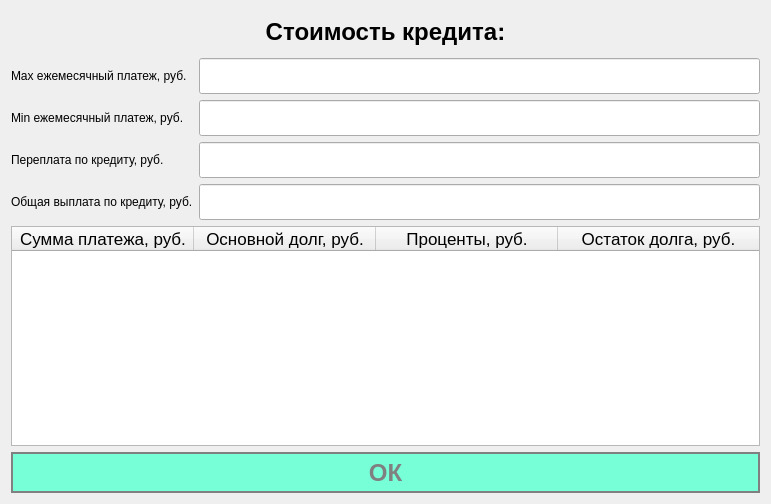
<?xml version="1.0" encoding="UTF-8"?>
<ui version="4.0">
 <class>Differ</class>
 <widget class="QWidget" name="Differ">
  <property name="geometry">
   <rect>
    <x>0</x>
    <y>0</y>
    <width>771</width>
    <height>500</height>
   </rect>
  </property>
  <property name="sizePolicy">
   <sizepolicy hsizetype="Minimum" vsizetype="Minimum">
    <horstretch>0</horstretch>
    <verstretch>0</verstretch>
   </sizepolicy>
  </property>
  <property name="windowTitle">
   <string>Form</string>
  </property>
  <layout class="QHBoxLayout" name="horizontalLayout">
   <item>
    <layout class="QGridLayout" name="gridLayout">
     <item row="0" column="0" colspan="2">
      <widget class="QLabel" name="label_7">
       <property name="minimumSize">
        <size>
         <width>0</width>
         <height>41</height>
        </size>
       </property>
       <property name="maximumSize">
        <size>
         <width>16777215</width>
         <height>55</height>
        </size>
       </property>
       <property name="font">
        <font>
         <pointsize>18</pointsize>
         <bold>true</bold>
        </font>
       </property>
       <property name="text">
        <string>Стоимость кредита:</string>
       </property>
       <property name="alignment">
        <set>Qt::AlignCenter</set>
       </property>
      </widget>
     </item>
     <item row="1" column="0">
      <layout class="QVBoxLayout" name="verticalLayout_4">
       <item>
        <widget class="QLabel" name="label_4">
         <property name="text">
          <string>Max ежемесячный платеж, руб.</string>
         </property>
        </widget>
       </item>
       <item>
        <widget class="QLabel" name="label_5">
         <property name="text">
          <string>Min ежемесячный платеж, руб.</string>
         </property>
        </widget>
       </item>
       <item>
        <widget class="QLabel" name="label_6">
         <property name="text">
          <string>Переплата по кредиту, руб.</string>
         </property>
        </widget>
       </item>
       <item>
        <widget class="QLabel" name="label_9">
         <property name="text">
          <string>Общая выплата по кредиту, руб.</string>
         </property>
        </widget>
       </item>
      </layout>
     </item>
     <item row="1" column="1">
      <layout class="QVBoxLayout" name="verticalLayout_3">
       <item>
        <widget class="QLineEdit" name="lineEdit_platMax">
         <property name="font">
          <font>
           <pointsize>18</pointsize>
          </font>
         </property>
         <property name="styleSheet">
          <string notr="true">QLineEdit {

border: 2px solid gray;
}

background-color: white;</string>
         </property>
         <property name="readOnly">
          <bool>true</bool>
         </property>
        </widget>
       </item>
       <item>
        <widget class="QLineEdit" name="lineEdit_platMin">
         <property name="font">
          <font>
           <pointsize>18</pointsize>
          </font>
         </property>
         <property name="styleSheet">
          <string notr="true">QLineEdit {

border: 2px solid gray;
}

background-color: white;</string>
         </property>
         <property name="readOnly">
          <bool>true</bool>
         </property>
        </widget>
       </item>
       <item>
        <widget class="QLineEdit" name="lineEdit_overPlat">
         <property name="font">
          <font>
           <pointsize>18</pointsize>
          </font>
         </property>
         <property name="styleSheet">
          <string notr="true">QLineEdit {

border: 2px solid gray;
}

background-color: white;</string>
         </property>
         <property name="readOnly">
          <bool>true</bool>
         </property>
        </widget>
       </item>
       <item>
        <widget class="QLineEdit" name="lineEdit_result">
         <property name="font">
          <font>
           <pointsize>18</pointsize>
          </font>
         </property>
         <property name="styleSheet">
          <string notr="true">QLineEdit {

border: 2px solid gray;
}

background-color: white;</string>
         </property>
         <property name="readOnly">
          <bool>true</bool>
         </property>
        </widget>
       </item>
      </layout>
     </item>
     <item row="2" column="0" colspan="2">
      <widget class="QTableWidget" name="tableWidget">
       <property name="sizePolicy">
        <sizepolicy hsizetype="Preferred" vsizetype="Preferred">
         <horstretch>0</horstretch>
         <verstretch>0</verstretch>
        </sizepolicy>
       </property>
       <property name="minimumSize">
        <size>
         <width>741</width>
         <height>220</height>
        </size>
       </property>
       <property name="styleSheet">
        <string notr="true"/>
       </property>
       <property name="editTriggers">
        <set>QAbstractItemView::NoEditTriggers</set>
       </property>
       <property name="alternatingRowColors">
        <bool>false</bool>
       </property>
       <property name="showGrid">
        <bool>true</bool>
       </property>
       <attribute name="horizontalHeaderMinimumSectionSize">
        <number>182</number>
       </attribute>
       <attribute name="horizontalHeaderDefaultSectionSize">
        <number>182</number>
       </attribute>
       <attribute name="horizontalHeaderStretchLastSection">
        <bool>true</bool>
       </attribute>
       <attribute name="verticalHeaderStretchLastSection">
        <bool>true</bool>
       </attribute>
       <column>
        <property name="text">
         <string>Сумма платежа, руб.</string>
        </property>
        <property name="font">
         <font>
          <pointsize>13</pointsize>
          <bold>false</bold>
         </font>
        </property>
        <property name="background">
         <color>
          <red>119</red>
          <green>255</green>
          <blue>216</blue>
         </color>
        </property>
       </column>
       <column>
        <property name="text">
         <string>Основной долг, руб.</string>
        </property>
        <property name="font">
         <font>
          <pointsize>13</pointsize>
          <bold>false</bold>
         </font>
        </property>
        <property name="background">
         <color>
          <red>119</red>
          <green>255</green>
          <blue>216</blue>
         </color>
        </property>
       </column>
       <column>
        <property name="text">
         <string>Проценты, руб.</string>
        </property>
        <property name="font">
         <font>
          <pointsize>13</pointsize>
          <bold>false</bold>
         </font>
        </property>
        <property name="background">
         <color>
          <red>119</red>
          <green>255</green>
          <blue>216</blue>
         </color>
        </property>
       </column>
       <column>
        <property name="text">
         <string>Остаток долга, руб.</string>
        </property>
        <property name="font">
         <font>
          <pointsize>13</pointsize>
          <bold>false</bold>
         </font>
        </property>
        <property name="background">
         <color>
          <red>119</red>
          <green>255</green>
          <blue>216</blue>
         </color>
        </property>
       </column>
      </widget>
     </item>
     <item row="3" column="0" colspan="2">
      <widget class="QPushButton" name="pushButton_OK">
       <property name="minimumSize">
        <size>
         <width>0</width>
         <height>41</height>
        </size>
       </property>
       <property name="font">
        <font>
         <pointsize>18</pointsize>
         <bold>true</bold>
        </font>
       </property>
       <property name="styleSheet">
        <string notr="true">QPushButton {
background-color: rgb(119, 255, 216);
color: gray;
border: 2px solid gray;
}
QPushButton:pressed {
    background-color: rgb(180, 61, 255);
}</string>
       </property>
       <property name="text">
        <string>ОК</string>
       </property>
      </widget>
     </item>
    </layout>
   </item>
  </layout>
 </widget>
 <resources/>
 <connections>
  <connection>
   <sender>pushButton_OK</sender>
   <signal>clicked()</signal>
   <receiver>Differ</receiver>
   <slot>close()</slot>
   <hints>
    <hint type="sourcelabel">
     <x>265</x>
     <y>226</y>
    </hint>
    <hint type="destinationlabel">
     <x>406</x>
     <y>229</y>
    </hint>
   </hints>
  </connection>
 </connections>
</ui>
